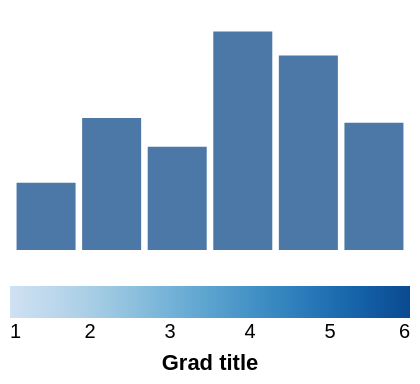

This figure's Vega-Lite source:
### Vega specification from a JSON file in a GitHub repository (floating-point values rounded to 4 significant figures)
{"width": 200, "height": 120, "padding": 5, "data": [{"name": "t", "values": [{"a": "Alpha", "b": 28, "c": "x", "d": 1}, {"a": "Bravo", "b": 55, "c": "y", "d": 2}, {"a": "Charlie", "b": 43, "c": "x", "d": 3}, {"a": "Delta", "b": 91, "c": "z", "d": 4}, {"a": "Echo", "b": 81, "c": "y", "d": 5}, {"a": "Foxtrot", "b": 53, "c": "z", "d": 6}]}], "scales": [{"name": "x", "type": "band", "domain": {"data": "t", "field": "a"}, "range": "width", "padding": 0.1}, {"name": "y", "type": "linear", "domain": {"data": "t", "field": "b"}, "range": "height", "nice": true}, {"name": "color", "type": "ordinal", "domain": {"data": "t", "field": "c"}, "range": {"scheme": "category10"}}, {"name": "ramp", "type": "linear", "domain": {"data": "t", "field": "d"}, "range": {"scheme": "blues"}}, {"name": "size", "type": "linear", "domain": {"data": "t", "field": "b"}, "range": [10, 200]}, {"name": "shape", "type": "ordinal", "domain": {"data": "t", "field": "c"}, "range": "symbol"}, {"name": "quant", "type": "quantize", "domain": [0, 100], "range": {"scheme": "greens", "count": 4}}], "marks": [{"type": "rect", "from": {"data": "t"}, "encode": {"enter": {"x": {"scale": "x", "field": "a"}, "width": {"scale": "x", "band": 1}, "y": {"scale": "y", "field": "b"}, "y2": {"scale": "y", "value": 0}}}}], "legends": [{"fill": "ramp", "type": "gradient", "direction": "horizontal", "title": "Grad title", "titleOrient": "bottom", "titleAnchor": "middle", "orient": "bottom"}]}
